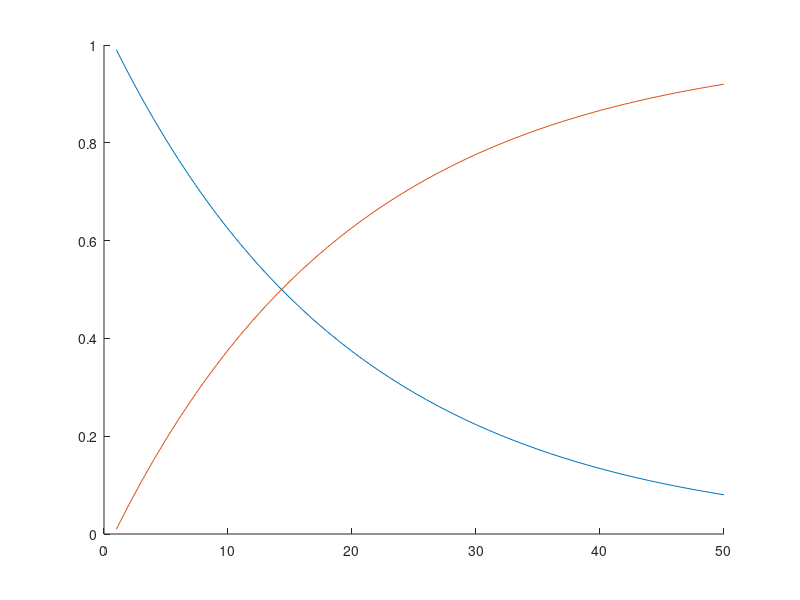
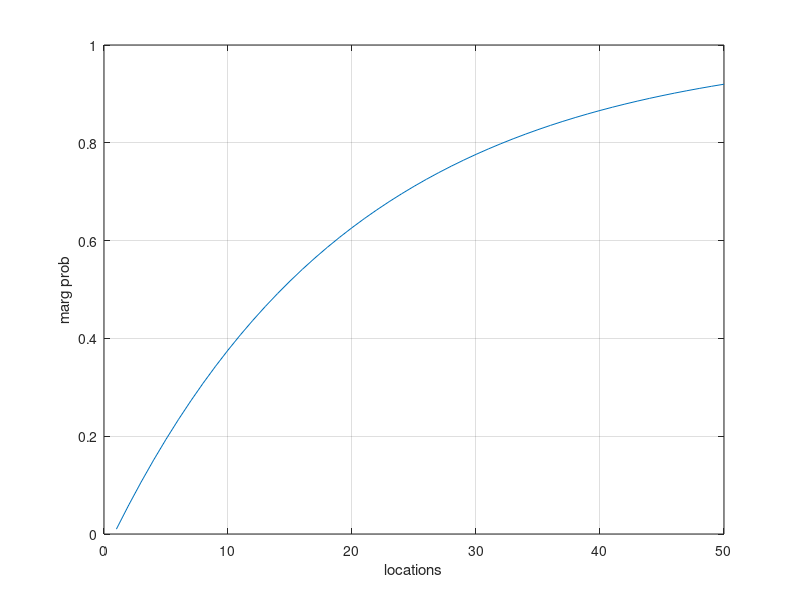

These figures' MATLAB source, in order: (Note: this script raises an error after producing the figures.)
close all
clear variables
clc

directory_a = 'plots/a/';
directory_b = 'plots/b/';
directory_c = 'plots/c/';
directory_d = 'plots/d/';
directory_e = 'plots/e/';
directory_f = 'plots/f/';

%% task a
N = 50;
p = 0.95;       % p = p(x_{i+1} = 0 | x_i = 0)
q = 1;          % q = p(x_{i+1} = 1 | x_i = 1)
P = [p, 1-q;    % P = [ p(x_{i+1} = 0 | x_i = 0), p(x_{i+1} = 0 | x_i = 1)
    1-p, q];    %       p(x_{i+1} = 1 | x_i = 0), p(x_{i+1} = 1 | x_i = 1)]
% Note: P := Lecture_P'
marg_p = zeros(N,1);
marg_p(1) = 0.01;
p_x = zeros(2,N);   % p_x(x+1,k) = p(x_k = x)        x = 0 or 1
p_x(:,1) = [0.99;0.01];
for k=2:N
    marg_p(k)= marg_p(k-1) + 0.05*(1-marg_p(k-1));
    p_x(:,k) = P * p_x(:,k-1);
end
figure
hold on
plot(p_x(1,:))
plot(p_x(2,:))
fig1 = figure;
plot(1:N,marg_p)
grid
xlabel('locations')
ylabel('marg prob')
title_pic = 'marg_prob';
%save_plots(title_pic,directory_a,fig1);
%% task b

[PV,a] = max([-100000, -5000*sum(p_x(2,:))]);
PV
a = a-1

%% task c
tau = 0.3;
x = draw_from_HMM(P,p_x(:,1),N);

y = normrnd(x,tau,N,1); % same as mu + sigma*randn(data,1)
y(20) = 0.2;
y(30) = 0.7;
v_tau = 100*tau*ones(size(y));
v_tau(20) = tau;
v_tau(30) = tau;
% fig2 = figure;
% plot(1:data,y);
% grid

[~,prio_xY,post_xY] = forward_recursion(P,p_x(:,1),v_tau,y,N);
margp_xY = backward_recursion(P,prio_xY,post_xY,N);

fig3 = figure;
plot(1:N,margp_xY(2,:));
grid
xlabel('locations')
ylabel('posterior prob for x_i = 1')
title_pic = 'post_prob';
%save_plots(title_pic,directory_c,fig3);

%% task d
value_clean_all = -100000;
PV = -100000;

% Monte carlo
PoV = -ones(N,1);
mc_samples = 10000;
for k=1:N
    mean_PoV = 0; 
    for j=1:mc_samples
        x = draw_from_HMM(P,p_x(:,1),N);
        y = normrnd(x,tau,N,1); % mean = x
        v_tau = 100*tau*ones(size(y));
        v_tau(k) = tau;
        [~,prio_xY,post_xY] = forward_recursion(P, p_x(:,1),v_tau,y,N);
        total_post_xY = backward_recursion(P,prio_xY,post_xY,N);
        value_dont_clean = -5000*sum(total_post_xY(2,:));
        mean_PoV = mean_PoV + max(value_clean_all,value_dont_clean)/mc_samples;
    end
    PoV(k) = mean_PoV;
end
VoI_mc = PoV - PV;
maximum = max(VoI_mc)
max_location = find(VoI_mc==maximum)

fig4 = figure;
plot(1:N,VoI_mc)
xlabel('locations')
ylabel('VoI')
grid
title_pic = 'VoI_d';
%save_plots(title_pic,directory_d,fig4);

% %% Numerical integration
% % Much faster and more accurate than MC, but currently 10 to low values
% 
% %p(y_k | x_k = x) ~ N(x,tau); N(mean, standard_deviation) p(y_k) = sum_{x
% %in {0,1}} ( p(y_k | x_k = x)*p(x_k = x) ) p(y_k) ~ N(0, tau)*p(x_k=0) +
% %N(1, tau)*p(x_k=1)   where p(x_k) >= 0 p(y_k) ~ N(0, tau*p(x_k=0)) +
% %N(p(x_k=1), tau*p(x_k=1)) p(y_k) ~ N(p(x_k=1),sqrt((tau*p(x_k=0))^2 +
% %(tau*p(x_k=1))^2)) p(y_k) ~ N(p(x_k=1),tau*sqrt(p(x_k=0)^2 + p(x_k=1)^2))
% 
% Nsamples = 101;
% spread = 4; %standard devitaions 
% mu = p_x(2,:)';
% std = tau*sqrt(sum(p_x.^2,1))';
% step_size = 2*spread*std/(Nsamples-1);
% Ysamples = zeros(N,Nsamples);
% for k = 1:N
%     Ysamples(k,:) = (mu(k)-2*spread*std(k):step_size(k):mu(k)) + spread*std(k);
% end
% % discretized pdf: dpdf_y(k,i) = p(y_k = Ysamples(k,i))
% dpdf_y = normpdf(Ysamples, mu , std);
% 
% figure
% hold on
% plot(Ysamples(1,:),dpdf_y(1,:),'*')
% plot(Ysamples(N,:),dpdf_y(N,:),'*')
% grid
% legend("p(y_1)","p(y_N)")
% 
% PoV = -ones(N,1);
% for k = 1:k
%     PoV_ni = 0;
%     for i = 1:Nsamples
%         y = normrnd(x,tau,N,1); % mean = x
%         v_tau = 100*tau*ones(size(y));
%         v_tau(k) = tau;
%         y(k) = Ysamples(k,i);
%         [~,prio_xY,post_xY] = forward_recursion(P, p_x(:,1),v_tau,y,N);
%         total_post_xY = backward_recursion(P,prio_xY,post_xY,N);
%         value_dont_clean = -5000*sum(total_post_xY(2,:));
%         integrand_PoV = max(value_clean_all,value_dont_clean)*dpdf_y(k,i);
%         PoV_ni = PoV_ni + integrand_PoV * step_size(k);
%     end
%     PoV(k) = PoV_ni;
% end
% VoI_ni = PoV - PV;    
% figure
% plot(VoI_ni)
% xlabel('locations')
% ylabel('VoI')
% legend("Numerical integration")
% fig4 = figure;
% hold on
% plot(1:N,VoI_mc)
% plot(VoI_ni)
% legend("Monte carlo","Numerical integration")
% grid
% xlabel('locations')
% ylabel('VoI')
% title_pic = 'VoI';
% %save_plots(title_pic,directory_d,fig4);

%% task e
big_pov = zeros(N,N);

% diagonal
for k=1:N
    mean_PoV = 0;
    for j=1:mc_samples
        x_new = draw_from_HMM(P,p_x(:,1),N);
        y = normrnd(x_new,tau/sqrt(2),N,1); % mean = x
        v_tau = 100*tau*ones(size(y));
        v_tau(k) = tau;
        [~,prio_xY,post_xY] = forward_recursion(P, p_x(:,1),v_tau,y,N);
        total_post_xY = backward_recursion(P,prio_xY,post_xY,N);
        value_dont_clean = -5000*sum(total_post_xY(2,:));
        mean_PoV = mean_PoV + max(value_clean_all,value_dont_clean)/mc_samples;
    end
    big_pov(k,k) = mean_PoV;
end

% off-diagonal
for k=1:N
    for j=k:N
        mean_PoV = 0;
        if(j==k)
            continue;
        end
        for i=1:mc_samples
            x_new = draw_from_HMM(P,p_x(:,1),N);
            y = normrnd(x_new,tau,N,1); % mean = x
            v_tau = 100*tau*ones(size(y));
            v_tau(k) = tau;
            v_tau(j) = tau;
            [~,prio_xY,post_xY] = forward_recursion(P, p_x(:,1),v_tau,y,N);
            total_post_xY = backward_recursion(P,prio_xY,post_xY,N);
            value_dont_clean = -5000*sum(total_post_xY(2,:));
            mean_PoV = mean_PoV + max(value_clean_all,value_dont_clean)/mc_samples;
        end
        big_pov(k,j) = mean_PoV;
        big_pov(j,k) = big_pov(k,j);
    end
end

big_voi = big_pov - PV;
maximum = max(max(big_voi));
[max_x,max_y]=find(big_voi==maximum)

fig5 = figure;
imagesc(big_voi)
set(gca,'YDir','normal')
xlabel('locations')
ylabel('locations')
colorbar
title_pic = 'VoI_cross';
% save_plots(title_pic,directory_e,fig5);

%% task f
PoV_f = zeros(mc_samples,1);
tau_new = 1;

for k=1:mc_samples
    x_new_f = draw_from_HMM(P,p_x(:,1),N);
    y = normrnd(x_new_f,tau_new,N,1);
    v_tau = ones(size(y));
    [~,prio_xY,post_xY] = forward_recursion(P, p_x(:,1),v_tau,y,N);
    total_post_xY = backward_recursion(P,prio_xY,post_xY,N);
    value_dont_clean = -5000*sum(total_post_xY(2,:));
    %mean_PoV = mean_PoV + max(value_clean_all,value_dont_clean)/mc_samples;
    PoV_f(k) = max(value_clean_all,value_dont_clean);
end

VoI_f = PoV_f - PV;

fig6 = figure;
plot(1:mc_samples,VoI_f,'*')
xlabel('locations')
ylabel('VoI')
grid
title_pic = 'VoI_f';
% save_plots(title_pic,directory_f,fig6);





